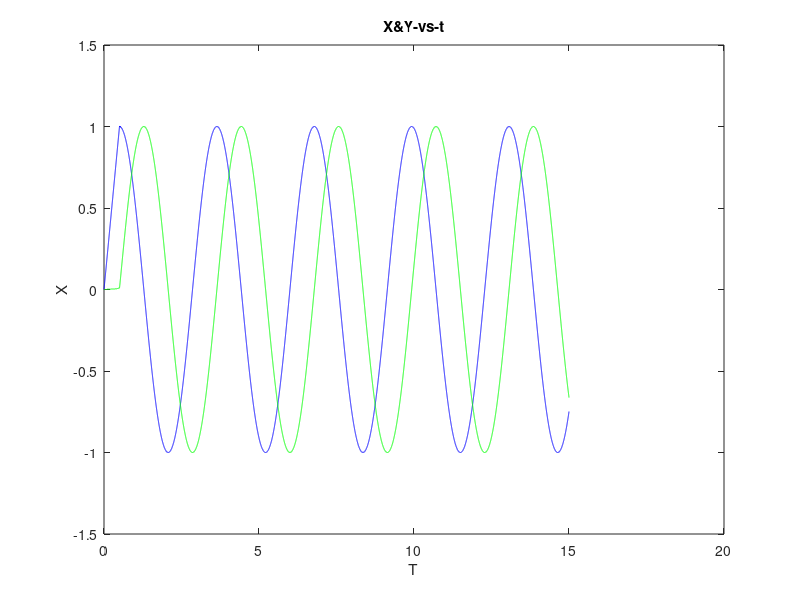
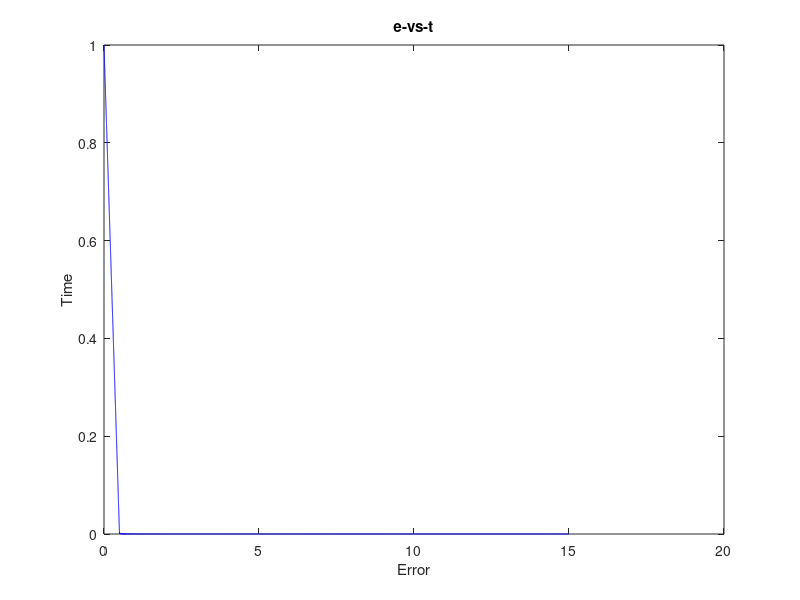
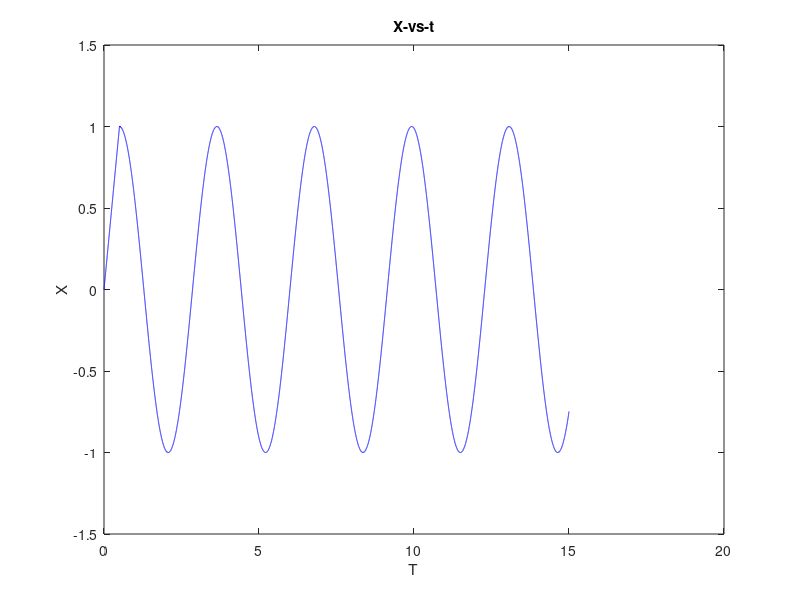
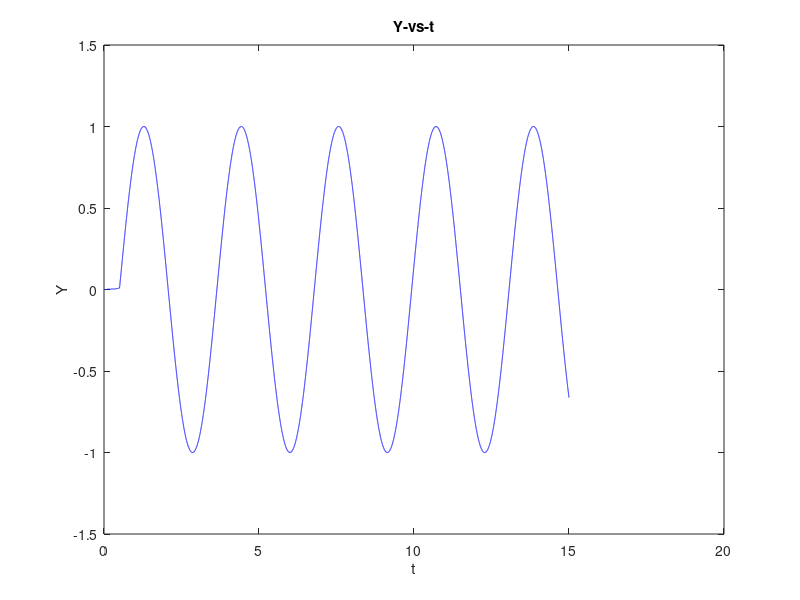

These charts were generated, in order, by the following MATLAB code:
% Pure Pursuit Controller for Unicycle Robot
% References:- https://arxiv.org/html/2409.09848v1#:~:text=The%20pure%20pursuit%20method%20stands,and%20the%20vehicle's%20reference%20point.
% References:- https://in.mathworks.com/matlabcentral/answers/1696610-pure-pursuit-controller-should-follow-y-x-5
close all;
clear;
clc;
% Initial Pose
x=0;             
y=0;            
theta=0;     
dt=0.0005;       
T=15;            
v=2;
% Parameters
ld=0.008;
radius=1;      
dur=0:dt:T;
s=size(dur);
xpath=zeros(s);
ypath=zeros(s);
thetapath=zeros(s);
% Radial Distance
errorpath=zeros(s);

for i=1:length(dur)
    xpath(i)=x;
    ypath(i)=y;
    thetapath(i)=rem(theta,2*pi);
    errorpath(i)=abs(sqrt(x^2+y^2)-radius);
    current_angle=atan2(y,x);
    ld_angle=current_angle+v*dt/radius;
    x_ahead=radius*cos(ld_angle);
    y_ahead=radius*sin(ld_angle);
    dx=x_ahead-x;
    dy=y_ahead-y;
    x=x+v*cos(theta)*dt;
    y=y+v*sin(theta)*dt;
    alpha=atan2(dy,dx)-theta;
    %formula for a unicycle with wheel radius=0.001
    phi=atan(2*(0.001/ld)*sin(alpha));
    theta=theta+phi; 
end


figure;
plot(dur,xpath,"b-");
hold on;
plot(dur,ypath,"g-")
title("X&Y-vs-t");
xlabel("T");
ylabel("X");

figure;
plot(dur,errorpath,"b-");
title("e-vs-t");
xlabel("Error");
ylabel("Time");

figure;
plot(dur,xpath,"b-");
title("X-vs-t");
xlabel("T");
ylabel("X");

figure;
plot(dur,ypath,"b-");
title("Y-vs-t");
xlabel("t");
ylabel("Y");

figure;
plot(dur,thetapath,"b-");
title("θ-vs-t");
xlabel("T");
ylabel("θ");

figure;
plot(xpath,ypath,"b-","LineWidth",2);
hold on;
axis equal;
grid on;
plot(1,0,"ro");
plot(0,1,"ro");
plot(-1,0,"ro");
plot(0,-1,"ro");
title("Y-vs-X");
xlabel("X");
ylabel("Y");
